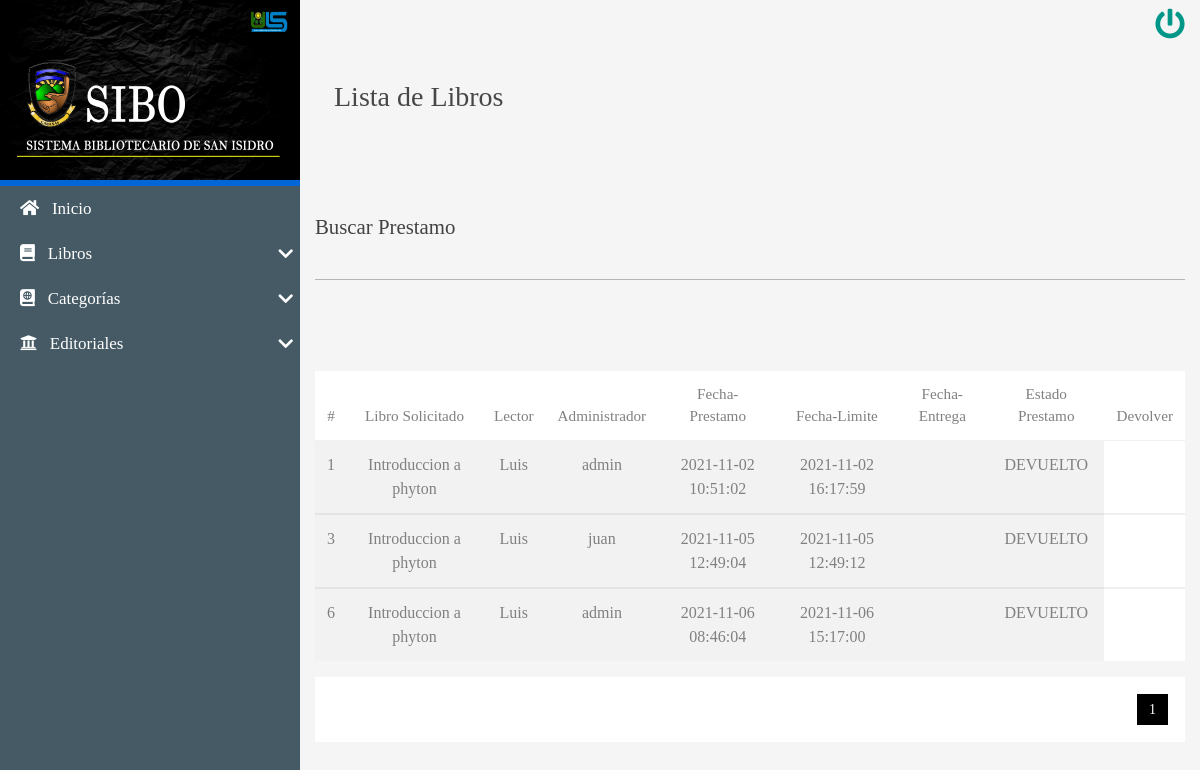
Before: /CRUD/SEARCH/BuscarPrestamo.php?busqueda=Introduccion a phyton (signed in) with the older database file.
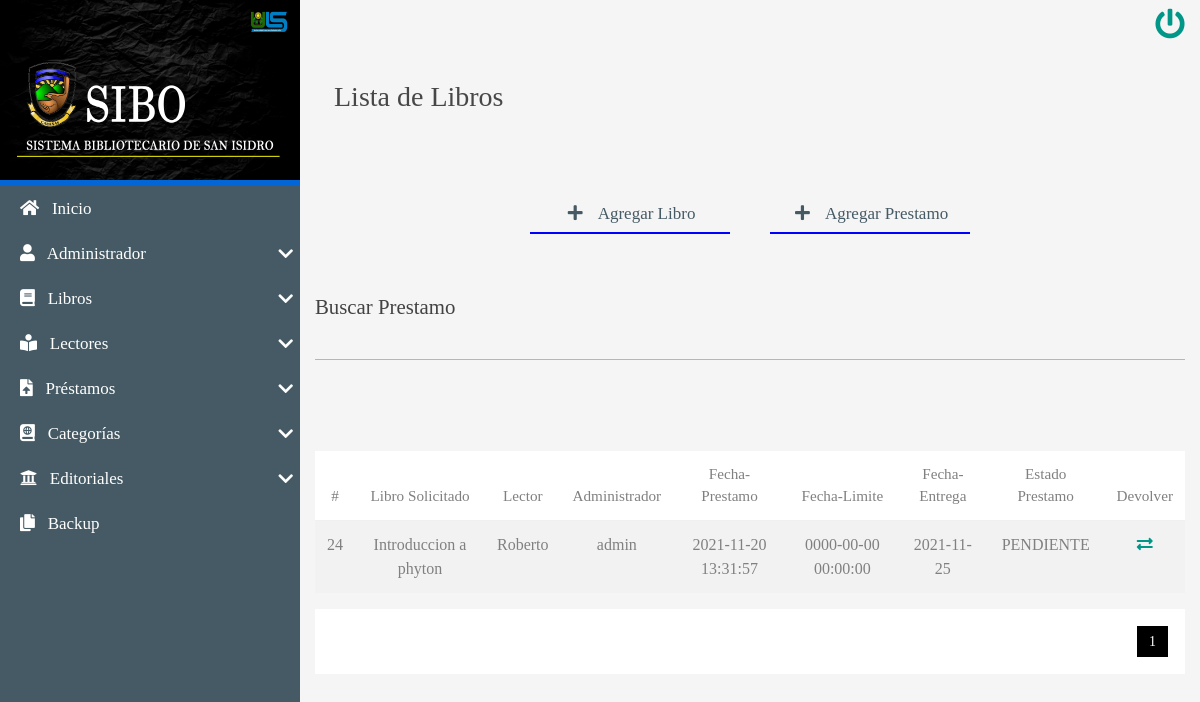
After: the same page with the newer database file.
### tables this page shows
CREATE TABLE `prestamos` (
  `idPrestamo` int(8) NOT NULL AUTO_INCREMENT,
  `idLibroPrestamo` int(8) DEFAULT NULL,
  `idUsuarioPrestamo` int(8) DEFAULT NULL,
  `idAdminPrestamo` int(8) DEFAULT NULL,
  `fechaPrestamo` datetime NOT NULL DEFAULT current_timestamp(),
  `fechaLimite` date NOT NULL,
  `fechaEntrega` datetime NOT NULL DEFAULT current_timestamp(),
  `observaciones` varchar(100) NOT NULL,
  `estadoPrestamo` varchar(15) NOT NULL DEFAULT 'PENDIENTE',
  PRIMARY KEY (`idPrestamo`),
  KEY `idLibroPrestamo` (`idLibroPrestamo`),
  KEY `idUsuarioPrestamo` (`idUsuarioPrestamo`),
  KEY `idAdminPrestamo` (`idAdminPrestamo`),
  CONSTRAINT `prestamos_ibfk_2` FOREIGN KEY (`idLibroPrestamo`) REFERENCES `libros` (`idLibro`) ON DELETE CASCADE ON UPDATE CASCADE,
  CONSTRAINT `prestamos_ibfk_3` FOREIGN KEY (`idUsuarioPrestamo`) REFERENCES `usuarios` (`idUsuario`) ON DELETE CASCADE ON UPDATE CASCADE
);

CREATE TABLE `libros` (
  `idLibro` int(8) NOT NULL AUTO_INCREMENT,
  `isbn` varchar(20) DEFAULT NULL,
  `titulo` varchar(250) NOT NULL,
  `autor` varchar(250) NOT NULL,
  `anioPublicacion` varchar(4) DEFAULT NULL,
  `numEjemplares` int(8) NOT NULL,
  `ubicacion` varchar(25) NOT NULL,
  `estado_libro` varchar(15) NOT NULL,
  `idCategoriaLibro` int(8) NOT NULL,
  `idEditorialLibro` int(8) NOT NULL,
  `idAdminLibro` int(8) NOT NULL,
  `archivo` text NOT NULL,
  `estatus` int(1) NOT NULL DEFAULT 1,
  PRIMARY KEY (`idLibro`),
  KEY `idCategoriaLibro` (`idCategoriaLibro`),
  KEY `idEditorialLibro` (`idEditorialLibro`),
  KEY `idAdminLibro` (`idAdminLibro`),
  CONSTRAINT `libros_ibfk_2` FOREIGN KEY (`idEditorialLibro`) REFERENCES `editoriales` (`idEditorial`) ON DELETE CASCADE ON UPDATE CASCADE,
  CONSTRAINT `libros_ibfk_3` FOREIGN KEY (`idCategoriaLibro`) REFERENCES `categorias` (`idCategoria`) ON DELETE CASCADE ON UPDATE CASCADE
);

CREATE TABLE `usuarios` (
  `idUsuario` int(8) NOT NULL AUTO_INCREMENT,
  `tipo_identificacion` varchar(15) NOT NULL,
  `carnet` varchar(6) NOT NULL,
  `nombreUs` varchar(250) NOT NULL,
  `apellidoUs` varchar(250) NOT NULL,
  `sexo` varchar(20) NOT NULL,
  `tipoUs` varchar(25) NOT NULL,
  `estatus` int(1) NOT NULL DEFAULT 1,
  PRIMARY KEY (`idUsuario`)
);

CREATE TABLE `administradores` (
  `idAdmin` int(8) NOT NULL AUTO_INCREMENT,
  `DUI` varchar(10) NOT NULL,
  `adminNombre` varchar(250) NOT NULL,
  `adminApellido` varchar(250) NOT NULL,
  `sexo` varchar(15) NOT NULL,
  `email` varchar(100) NOT NULL,
  `fechaRegistro` date NOT NULL DEFAULT current_timestamp(),
  `usuario` varchar(45) NOT NULL,
  `contraseña` varchar(45) NOT NULL,
  `rol` int(8) NOT NULL,
  PRIMARY KEY (`idAdmin`),
  KEY `rol` (`rol`),
  CONSTRAINT `administradores_ibfk_1` FOREIGN KEY (`rol`) REFERENCES `rol` (`id`) ON DELETE CASCADE ON UPDATE CASCADE
);

### CRUD/SEARCH/BuscarPrestamo.php (the view, shortened to what the changed rows need)
<?php
$busqueda=strtolower($_REQUEST['busqueda']);
?>
<!DOCTYPE html>
<html lang="es">
<head>
   <?php include'../../INCLUDES/link2.php'; ?>
</head>
<body>
    <main class="full-box main-container">
       <section class="full-box nav-lateral">
            <div class="full-box nav-lateral-content">
                <nav class="full-box nav-lateral-menu">
                    <ul>
                    <?php
                    if ($_SESSION['rol'] <2) {
                        ?>
                            <li>
                            <a href="#" class="nav-btn-submenu"><i class="fas fa-user"></i>
                            &nbsp; Administrador <i class="fas fa-chevron-down"></i></a>
                        </li>
                     <?php } ?>
                         <?php
                    if ($_SESSION['rol'] <=2) {
                        ?>
                    <li>
                            <a href="#" class="nav-btn-submenu"><i class="fas fa-book-reader"></i>
                             &nbsp; Lectores <i class="fas fa-chevron-down"></i></a>
                        </li>
                        <li>
                            <a href="#" class="nav-btn-submenu"><i class="fas fa-file-upload"></i>
                               &nbsp; Préstamos <i class="fas fa-chevron-down"></i></a>
                        </li>
                         <?php } ?>
                         <?php
                    if ($_SESSION['rol'] <2) {
                        ?>
                     <li>
                        <a href="../../backupDB/descarga.php"><i class="fas fa-copy"></i>
                        &nbsp; Backup</a>
                        </li>
                         <?php } ?>
                    </ul>
                </nav>
            </div>
        </section>
        <section class="full-box page-content">
            <div class="container-fluid">
                         <?php
                    if ($_SESSION['rol'] <2) {
                        ?>
                <ul class="full-box list-unstyled page-nav-tabs">
                    <li>
                        <a href="../CREATE/CrearLibro.php" style="border-color: blue;"><i class="fas fa-plus fa-fw"></i> &nbsp; Agregar Libro</a>
                    </li>
                    <li>
                        <a href="../CREATE/CrearPrestamo.php" style="border-color: blue;"><i class="fas fa-plus fa-fw"></i> &nbsp; Agregar Prestamo</a>
                    </li>
                </ul>
                 <?php } ?>
            </div>
            <div class="container-fluid">
               <br><br><br>
                       <table class="table table-striped">
                         <thead>
                            <tr class="text-center roboto-medium">
                                <th>#</th>
                                <th>Libro Solicitado</th>
                                <th>Lector</th>
                                <th>Administrador</th>
                                <th>Fecha-Prestamo</th>
                                <th>Fecha-Limite</th>
                                <th>Fecha-Entrega</th>
                                <th>Estado Prestamo</th>
                                <th>Devolver</th>
                            </tr>
                        </thead>
                        <?php
                  include'../../BD/conexionBD.php';
        $sql_register = mysqli_query($mysqli, "SELECT COUNT(*) AS total_registros FROM prestamos p INNER JOIN libros l ON p.idLibroPrestamo=l.idLibro INNER JOIN usuarios u ON p.idUsuarioPrestamo=u.idUsuario INNER JOIN administradores a ON p.idAdminPrestamo=a.idAdmin WHERE (l.titulo LIKE '%$busqueda%'
            )");
$result_register=mysqli_fetch_array($sql_register);
$total_registros=$result_register['total_registros'];
$por_pagina=4;
if (empty($_GET['pagina']))
{
                $pagina=1;
}else{
                $pagina=$_GET['pagina'];
}
$desde=($pagina-1)*$por_pagina;
$total_paginas= ceil($total_registros / $por_pagina);
$query=mysqli_query($mysqli," SELECT p.idPrestamo,l.titulo,u.nombreUs,a.usuario,p.fechaPrestamo,p.fechaLimite,p.fechaEntrega,p.estadoPrestamo FROM prestamos p INNER JOIN libros l ON p.idLibroPrestamo=l.idLibro INNER JOIN usuarios u ON p.idUsuarioPrestamo=u.idUsuario INNER JOIN administradores a ON p.idAdminPrestamo=a.idAdmin WHERE (l.titulo LIKE '%$busqueda%' OR
            u.nombreUs LIKE '%$busqueda%' OR
            a.usuario LIKE '%$busqueda%' OR
            p.estadoPrestamo LIKE '%$busqueda%') ORDER BY p.idPrestamo ASC LIMIT $desde, $por_pagina");
            $resultado=mysqli_num_rows($query);
            if($resultado>0){
                while ($data= mysqli_fetch_array($query)) {
                              ?>
                        <tbody>
                        <tr class="text-center">
                            <td><?php echo $data['idPrestamo']; ?></td>
                            <td><?php echo $data['titulo']; ?></td>
                            <td><?php echo $data['nombreUs']; ?></td>
                            <td><?php echo $data['usuario']; ?></td>
                            <td><?php echo $data['fechaPrestamo']; ?></td>
                            <td><?php echo $data['fechaEntrega']; ?></td>
                            <td><?php echo $data['fechaLimite']; ?></td>
                            <td><?php echo $data['estadoPrestamo']; ?></td>
                             <?php
                    if ($_SESSION['rol'] <2) {
                        ?>
                            <td><a href="../UPDATE/Update-Loan.php?id=<?php echo $data['idPrestamo']; ?>"><i class="fas fa-exchange-alt"></i></a></td>
                             <?php } ?>
                        </tr>
             </tbody>
              <?php
                 }
            }
            ?>
             </table>
              </div>
              <div class="container-fluid paginador">
          <ul>
            <?php
            for ($i=1; $i <= $total_paginas; $i++) {
                if ($i==$pagina) {
                     echo '<li class="pageSelected">'.$i.'</li>';
                }else{
                    echo '<li><a href="?pagina='.$i.'&busqueda='.$busqueda.'">'.$i.'</a></li>';
                }
            }
             ?>
        </ul>
        </div>
               </section>
    </main>
</body>
</html>

Changed rows visible on the page:
removed prestamos: idPrestamo "1", idLibroPrestamo.titulo "Introduccion a phyton", idUsuarioPrestamo.nombreUs "Luis", administradores.usuario "admin", fechaPrestamo "2021-11-02 10:51:02", fechaEntrega "2021-11-02 16:17:59", estadoPrestamo "DEVUELTO"
removed prestamos: idPrestamo "3", idLibroPrestamo.titulo "Introduccion a phyton", idUsuarioPrestamo.nombreUs "Luis", administradores.usuario "juan", fechaPrestamo "2021-11-05 12:49:04", fechaEntrega "2021-11-05 12:49:12", estadoPrestamo "DEVUELTO"
removed prestamos: idPrestamo "6", idLibroPrestamo.titulo "Introduccion a phyton", idUsuarioPrestamo.nombreUs "Luis", administradores.usuario "admin", fechaPrestamo "2021-11-06 08:46:04", fechaEntrega "2021-11-06 15:17:00", estadoPrestamo "DEVUELTO"
added prestamos: idPrestamo "24", idLibroPrestamo.titulo "Introduccion a phyton", idUsuarioPrestamo.nombreUs "Roberto", administradores.usuario "admin", fechaPrestamo "2021-11-20 13:31:57", fechaEntrega "0000-00-00 00:00:00", fechaLimite "2021-11-25", estadoPrestamo "PENDIENTE"
Other visible differences:
text now shown: "Administrador Lectores Préstamos Backup Agregar Libro Agregar Prestamo"
